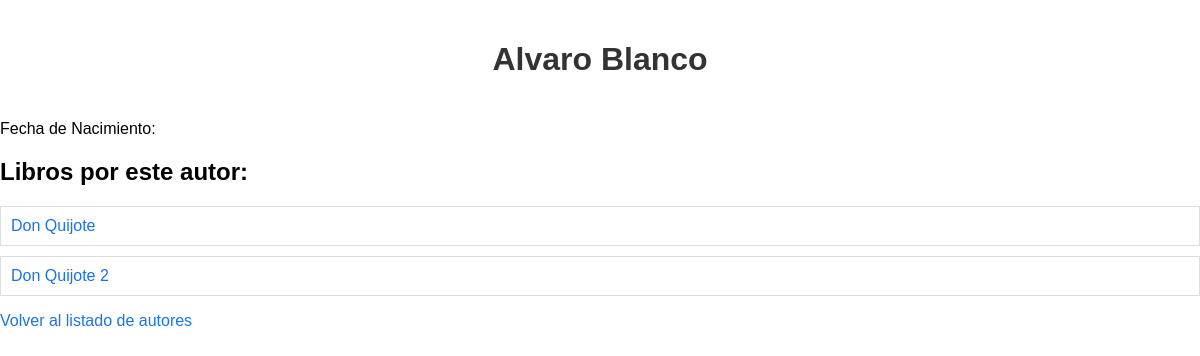
Screenshot of /autor/1/ (signed in) with the database file from the repository.
### catalogo/models.py (models this page shows, shortened)
class Autor(models.Model):
    nombre = models.CharField(max_length=100)
    apellidos = models.CharField(max_length=100)

class Libro(models.Model):
    titulo = models.CharField(max_length=200)
    autor = models.ForeignKey(Autor, on_delete=models.CASCADE, related_name='libros')
    isbn = models.CharField(max_length=13, unique=True)
    stock = models.PositiveIntegerField(default=0)
    genero = models.CharField(max_length=100, blank=True, null=True)
    anio_publicacion = models.PositiveIntegerField(blank=True, null=True)

### catalogo/views.py (the view)
# urls.py: path('autor/<int:pk>/', detalles_autor, name='detalles_autor'),
@permission_required('catalogo.view_autor')
def detalles_autor(request, pk):
    autor = get_object_or_404(Autor, pk=pk)
    libros = autor.libros.all()
    return render(request, 'catalogo/detalles_autor.html', {'autor': autor, 'libros': libros})

### catalogo/templates/catalogo/detalles_autor.html (shortened to what this page needs)
 {% load static %}
<!DOCTYPE html>
<html>
<head>
    <link href="{% static 'styles.css' %}" rel="stylesheet">
</head>
<body>
    <h1>{{ autor.nombre }} {{ autor.apellidos }}</h1>
    <p>Fecha de Nacimiento: {{ autor.fecha_nacimiento }}</p>
    <h2>Libros por este autor:</h2>
    <ul>
        {% for libro in libros %}
            <li><a href="{% url 'detalles_libro' libro.pk %}">{{ libro.titulo }}</a></li>
        {% endfor %}
    </ul>
    <a href="{% url 'listado_autores' %}">Volver al listado de autores</a>
</body>
</html>

### static/styles.css (style rules this page uses)
body { font-family: Arial, sans-serif; margin: 0; padding: 0; }
h1 { color: #333; text-align: center; padding: 20px; }
a { color: #1a73e8; text-decoration: none; }
ul { list-style-type: none; padding: 0; }
li { padding: 10px; background-color: #fff; margin: 10px 0; border: 1px solid #ddd; }

### rows the page displays
Autor: nombre "Alvaro", apellidos "Blanco"
Libro: titulo "Don Quijote"
Libro: titulo "Don Quijote 2"
